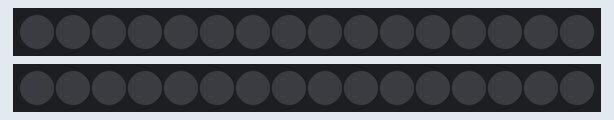
A sketch run on a simulated Arduino Uno, built with avr-gcc and run on an emulated ATmega328P. Parts: 2 × 16 RGB LEDs in strip order, left to right. Dim RGB values are drawn brighter than linear.

Above: at 0.1 s.
At 1.1 s:
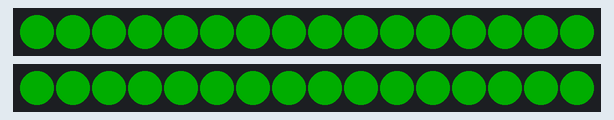

Measured:
- what the display in image 1 shows lasts 1.0 s, from 1.0 s to 2.0 s

The sketch:

NeoPixel.ino
```cpp
#include <Adafruit_NeoPixel.h>

#define PIN_STRIP1 11
#define PIN_STRIP2 12
#define NUM_LEDS 16

Adafruit_NeoPixel strip1(NUM_LEDS, PIN_STRIP1, NEO_GRB + NEO_KHZ800);
Adafruit_NeoPixel strip2(NUM_LEDS, PIN_STRIP2, NEO_GRB + NEO_KHZ800);

const unsigned long INTERVAL = 1000;  // 1 saniye
unsigned long previousMillis = 0;
bool ledOn = false;

void setAll(Adafruit_NeoPixel& strip, uint32_t color) {
  for (int i = 0; i < NUM_LEDS; i++) {
    strip.setPixelColor(i, color);
  }
  strip.show();
}

void setup() {
  strip1.begin();
  strip2.begin();
  strip1.setBrightness(50);  // 0-255, güç tüketimini sınırlar
  strip2.setBrightness(50);
  strip1.clear();
  strip2.clear();
  strip1.show();
  strip2.show();
}

void loop() {
  unsigned long currentMillis = millis();

  if (currentMillis - previousMillis >= INTERVAL) {
    previousMillis = currentMillis;
    ledOn = !ledOn;

    uint32_t color = ledOn ? strip1.Color(0, 255, 0) : strip1.Color(0, 0, 0);
    setAll(strip1, color);
    setAll(strip2, color);
  }
}
```
